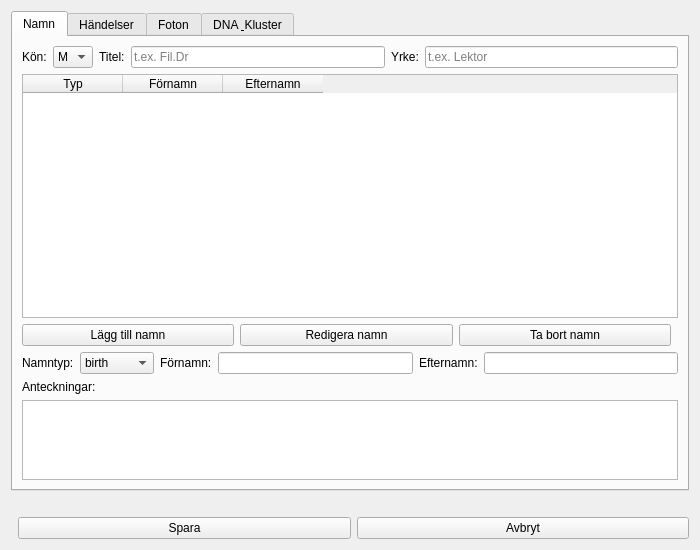
<?xml version="1.0" encoding="UTF-8"?>
<ui version="4.0">
 <class>PersonEditor</class>
 <widget class="QWidget" name="PersonEditor">
  <property name="geometry">
   <rect>
    <x>0</x>
    <y>0</y>
    <width>700</width>
    <height>550</height>
   </rect>
  </property>
  <property name="windowTitle">
   <string>Personredigerare</string>
  </property>
  <layout class="QVBoxLayout" name="main_layout">
   <item>
    <widget class="QTabWidget" name="tab_widget">
     <property name="currentIndex">
      <number>0</number>
     </property>
     <!-- Names Tab -->
     <widget class="QWidget" name="names_tab">
      <attribute name="title">
       <string>Namn</string>
      </attribute>
      <layout class="QVBoxLayout" name="names_tab_layout">
       <item>
        <layout class="QHBoxLayout" name="sex_layout">
         <item>
          <widget class="QLabel" name="sex_label">
           <property name="text">
            <string>Kön:</string>
           </property>
          </widget>
         </item>
         <item>
          <widget class="QComboBox" name="sex_combo">
           <item>
            <property name="text">
             <string>M</string>
            </property>
           </item>
           <item>
            <property name="text">
             <string>F</string>
            </property>
           </item>
           <item>
            <property name="text">
             <string>X</string>
            </property>
           </item>
           <item>
            <property name="text">
             <string>U</string>
            </property>
           </item>
          </widget>
         </item>
         <item>
          <widget class="QLabel" name="title_label">
           <property name="text">
            <string>Titel:</string>
           </property>
          </widget>
         </item>
         <item>
          <widget class="QLineEdit" name="title_input">
           <property name="maxLength">
            <number>100</number>
           </property>
           <property name="placeholderText">
            <string>t.ex. Fil.Dr</string>
           </property>
          </widget>
         </item>
         <item>
          <widget class="QLabel" name="occupation_label">
           <property name="text">
            <string>Yrke:</string>
           </property>
          </widget>
         </item>
         <item>
          <widget class="QLineEdit" name="occupation_input">
           <property name="maxLength">
            <number>100</number>
           </property>
           <property name="placeholderText">
            <string>t.ex. Lektor</string>
           </property>
          </widget>
         </item>
        </layout>
       </item>
       <item>
        <widget class="QTableWidget" name="names_table">
         <property name="columnCount">
          <number>3</number>
         </property>
         <property name="selectionBehavior">
          <enum>QAbstractItemView::SelectRows</enum>
         </property>
         <property name="selectionMode">
          <enum>QAbstractItemView::SingleSelection</enum>
         </property>
         <column>
          <property name="text">
           <string>Typ</string>
          </property>
         </column>
         <column>
          <property name="text">
           <string>Förnamn</string>
          </property>
         </column>
         <column>
          <property name="text">
           <string>Efternamn</string>
          </property>
         </column>
        </widget>
       </item>
       <item>
        <layout class="QHBoxLayout" name="names_buttons_layout">
         <item>
          <widget class="QPushButton" name="add_name_button">
           <property name="text">
            <string>Lägg till namn</string>
           </property>
          </widget>
         </item>
         <item>
          <widget class="QPushButton" name="edit_name_button">
           <property name="text">
            <string>Redigera namn</string>
           </property>
          </widget>
         </item>
         <item>
          <widget class="QPushButton" name="remove_name_button">
           <property name="text">
            <string>Ta bort namn</string>
           </property>
          </widget>
         </item>
         <item>
          <spacer name="names_buttons_spacer">
           <property name="orientation">
            <enum>Qt::Horizontal</enum>
           </property>
          </spacer>
         </item>
        </layout>
       </item>
       <item>
        <layout class="QHBoxLayout" name="name_edit_layout">
         <item>
          <widget class="QLabel" name="name_type_label">
           <property name="text">
            <string>Namntyp:</string>
           </property>
          </widget>
         </item>
         <item>
          <widget class="QComboBox" name="name_type_combo">
           <item>
            <property name="text">
             <string>birth</string>
            </property>
           </item>
           <item>
            <property name="text">
             <string>married</string>
            </property>
           </item>
           <item>
            <property name="text">
             <string>adopted</string>
            </property>
           </item>
           <item>
            <property name="text">
             <string>other</string>
            </property>
           </item>
          </widget>
         </item>
         <item>
          <widget class="QLabel" name="given_name_label">
           <property name="text">
            <string>Förnamn:</string>
           </property>
          </widget>
         </item>
         <item>
          <widget class="QLineEdit" name="given_name_input">
           <property name="maxLength">
            <number>100</number>
           </property>
          </widget>
         </item>
         <item>
          <widget class="QLabel" name="surname_label">
           <property name="text">
            <string>Efternamn:</string>
           </property>
          </widget>
         </item>
         <item>
          <widget class="QLineEdit" name="surname_input">
           <property name="maxLength">
            <number>100</number>
           </property>
          </widget>
         </item>
        </layout>
       </item>
       <item>
        <widget class="QLabel" name="notes_label">
         <property name="text">
          <string>Anteckningar:</string>
         </property>
        </widget>
       </item>
       <item>
        <widget class="QPlainTextEdit" name="notes_input">
         <property name="maximumSize">
          <size>
           <width>16777215</width>
           <height>80</height>
          </size>
         </property>
        </widget>
       </item>
      </layout>
     </widget>
     <!-- Events Tab -->
     <widget class="QWidget" name="events_tab">
      <attribute name="title">
       <string>Händelser</string>
      </attribute>
      <layout class="QVBoxLayout" name="events_tab_layout">
       <item>
        <widget class="QListWidget" name="events_list"/>
       </item>
       <item>
        <layout class="QHBoxLayout" name="events_buttons_layout">
         <item>
          <widget class="QPushButton" name="add_event_button">
           <property name="text">
            <string>Lägg till händelse</string>
           </property>
          </widget>
         </item>
         <item>
          <widget class="QPushButton" name="remove_event_button">
           <property name="text">
            <string>Ta bort händelse</string>
           </property>
          </widget>
         </item>
         <item>
          <spacer name="events_buttons_spacer">
           <property name="orientation">
            <enum>Qt::Horizontal</enum>
           </property>
          </spacer>
         </item>
        </layout>
       </item>
      </layout>
     </widget>
     <!-- Photos Tab -->
     <widget class="QWidget" name="photos_tab">
      <attribute name="title">
       <string>Foton</string>
      </attribute>
      <layout class="QVBoxLayout" name="photos_tab_layout">
       <item>
        <layout class="QHBoxLayout" name="profile_photo_layout">
         <item>
          <widget class="QLabel" name="profile_photo_label">
           <property name="text">
            <string>Profilbild:</string>
           </property>
          </widget>
         </item>
         <item>
          <widget class="QLabel" name="profile_photo_display">
           <property name="minimumSize">
            <size>
             <width>100</width>
             <height>100</height>
            </size>
           </property>
           <property name="maximumSize">
            <size>
             <width>100</width>
             <height>100</height>
            </size>
           </property>
           <property name="text">
            <string>Ingen bild</string>
           </property>
           <property name="alignment">
            <set>Qt::AlignCenter</set>
           </property>
           <property name="styleSheet">
            <string>border: 1px solid gray;</string>
           </property>
          </widget>
         </item>
         <item>
          <widget class="QPushButton" name="select_profile_button">
           <property name="text">
            <string>Välj profilbild</string>
           </property>
          </widget>
         </item>
         <item>
          <spacer name="profile_photo_spacer">
           <property name="orientation">
            <enum>Qt::Horizontal</enum>
           </property>
          </spacer>
         </item>
        </layout>
       </item>
       <item>
        <widget class="QLabel" name="media_list_label">
         <property name="text">
          <string>Länkade foton:</string>
         </property>
        </widget>
       </item>
       <item>
        <widget class="QListWidget" name="media_list"/>
       </item>
      </layout>
     </widget>
     <!-- DNA & Clusters Tab -->
     <widget class="QWidget" name="dna_tab">
      <attribute name="title">
       <string>DNA &amp; Kluster</string>
      </attribute>
      <layout class="QVBoxLayout" name="dna_tab_layout">
       <item>
        <widget class="QLabel" name="dna_profiles_label">
         <property name="text">
          <string>DNA-profiler:</string>
         </property>
        </widget>
       </item>
       <item>
        <widget class="QListWidget" name="dna_profiles_list"/>
       </item>
       <item>
        <widget class="QLabel" name="dna_matches_label">
         <property name="text">
          <string>DNA-matchningar:</string>
         </property>
        </widget>
       </item>
       <item>
        <widget class="QListWidget" name="dna_matches_list"/>
       </item>
       <item>
        <widget class="QLabel" name="dna_clusters_label">
         <property name="text">
          <string>Klustermedlemskap:</string>
         </property>
        </widget>
       </item>
       <item>
        <widget class="QListWidget" name="dna_clusters_list"/>
       </item>
      </layout>
     </widget>
    </widget>
   </item>
   <!-- Bottom: Save/Cancel and status -->
   <item>
    <widget class="QLabel" name="status_label">
     <property name="text">
      <string/>
     </property>
     <property name="styleSheet">
      <string>color: red;</string>
     </property>
    </widget>
   </item>
   <item>
    <layout class="QHBoxLayout" name="buttons_layout">
     <item>
      <spacer name="buttons_spacer">
       <property name="orientation">
        <enum>Qt::Horizontal</enum>
       </property>
      </spacer>
     </item>
     <item>
      <widget class="QPushButton" name="save_button">
       <property name="text">
        <string>Spara</string>
       </property>
      </widget>
     </item>
     <item>
      <widget class="QPushButton" name="cancel_button">
       <property name="text">
        <string>Avbryt</string>
       </property>
      </widget>
     </item>
    </layout>
   </item>
  </layout>
 </widget>
 <resources/>
 <connections/>
</ui>
